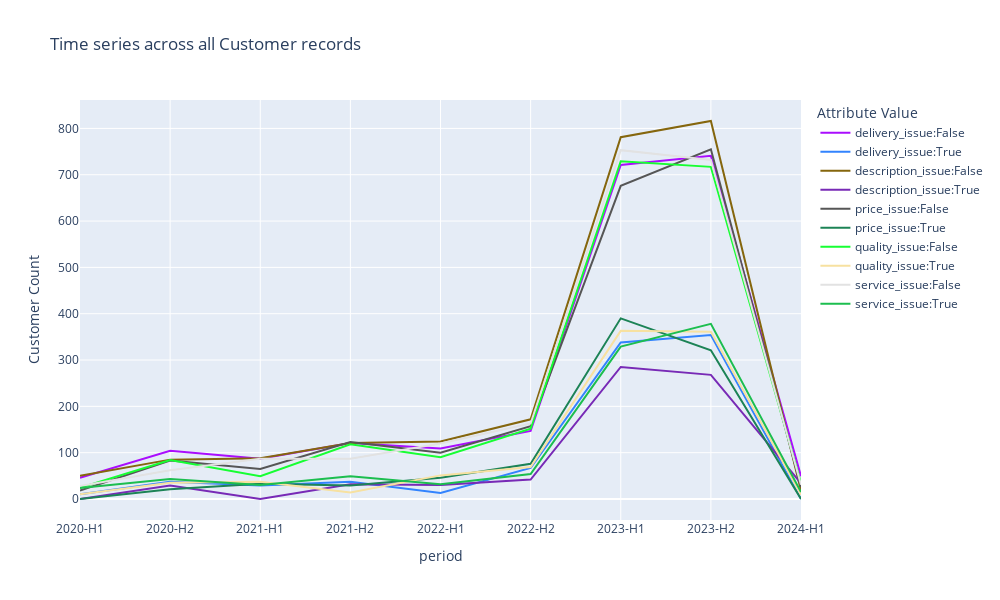

The cell this chart's notebook holds for it:
### Code cell
# Create example time series line chart
line_chart, line_chart_df = acd.get_line_chart_fig(
    selection=[],  # Prefilter the dataset by adding attribute values here
    series_attributes=[
        "quality_issue",
        "price_issue",
        "service_issue",
        "delivery_issue",
        "description_issue",
    ],
    time_attribute="period",
    unit="Customer",
    width=1000,
    height=600,
    scheme=color_schemes["Alphabet"],
)
line_chart.show()

### Figure 1 — Plotly figure (JSON) as saved in the notebook; plotly's stock layout.template omitted (floating-point values rounded to 4 significant figures)
{"data": [{"hovertemplate": "Attribute Value=delivery_issue:False<br>period=%{x}<br>Count=%{y}<extra></extra>", "legendgroup": "delivery_issue:False", "line": {"color": "#AA0DFE", "dash": "solid"}, "marker": {"symbol": "circle"}, "mode": "lines", "name": "delivery_issue:False", "orientation": "v", "showlegend": true, "type": "scatter", "x": ["2020-H1", "2020-H2", "2021-H1", "2021-H2", "2022-H1", "2022-H2", "2023-H1", "2023-H2", "2024-H1"], "xaxis": "x", "y": [46, 104, 87, 121, 109, 147, 721, 741, 49], "yaxis": "y"}, {"hovertemplate": "Attribute Value=delivery_issue:True<br>period=%{x}<br>Count=%{y}<extra></extra>", "legendgroup": "delivery_issue:True", "line": {"color": "#3283FE", "dash": "solid"}, "marker": {"symbol": "circle"}, "mode": "lines", "name": "delivery_issue:True", "orientation": "v", "showlegend": true, "type": "scatter", "x": ["2020-H1", "2020-H2", "2021-H1", "2021-H2", "2022-H1", "2022-H2", "2023-H1", "2023-H2", "2024-H1"], "xaxis": "x", "y": [10, 37, 29, 37, 13, 67, 338, 354, 0], "yaxis": "y"}, {"hovertemplate": "Attribute Value=description_issue:False<br>period=%{x}<br>Count=%{y}<extra></extra>", "legendgroup": "description_issue:False", "line": {"color": "#85660D", "dash": "solid"}, "marker": {"symbol": "circle"}, "mode": "lines", "name": "description_issue:False", "orientation": "v", "showlegend": true, "type": "scatter", "x": ["2020-H1", "2020-H2", "2021-H1", "2021-H2", "2022-H1", "2022-H2", "2023-H1", "2023-H2", "2024-H1"], "xaxis": "x", "y": [50, 85, 88, 121, 124, 172, 781, 816, 18], "yaxis": "y"}, {"hovertemplate": "Attribute Value=description_issue:True<br>period=%{x}<br>Count=%{y}<extra></extra>", "legendgroup": "description_issue:True", "line": {"color": "#782AB6", "dash": "solid"}, "marker": {"symbol": "circle"}, "mode": "lines", "name": "description_issue:True", "orientation": "v", "showlegend": true, "type": "scatter", "x": ["2020-H1", "2020-H2", "2021-H1", "2021-H2", "2022-H1", "2022-H2", "2023-H1", "2023-H2", "2024-H1"], "xaxis": "x", "y": [0, 29, 0, 32, 30, 42, 285, 268, 34], "yaxis": "y"}, {"hovertemplate": "Attribute Value=price_issue:False<br>period=%{x}<br>Count=%{y}<extra></extra>", "legendgroup": "price_issue:False", "line": {"color": "#565656", "dash": "solid"}, "marker": {"symbol": "circle"}, "mode": "lines", "name": "price_issue:False", "orientation": "v", "showlegend": true, "type": "scatter", "x": ["2020-H1", "2020-H2", "2021-H1", "2021-H2", "2022-H1", "2022-H2", "2023-H1", "2023-H2", "2024-H1"], "xaxis": "x", "y": [18, 83, 65, 123, 100, 157, 676, 755, 26], "yaxis": "y"}, {"hovertemplate": "Attribute Value=price_issue:True<br>period=%{x}<br>Count=%{y}<extra></extra>", "legendgroup": "price_issue:True", "line": {"color": "#1C8356", "dash": "solid"}, "marker": {"symbol": "circle"}, "mode": "lines", "name": "price_issue:True", "orientation": "v", "showlegend": true, "type": "scatter", "x": ["2020-H1", "2020-H2", "2021-H1", "2021-H2", "2022-H1", "2022-H2", "2023-H1", "2023-H2", "2024-H1"], "xaxis": "x", "y": [0, 21, 33, 29, 46, 76, 390, 321, 0], "yaxis": "y"}, {"hovertemplate": "Attribute Value=quality_issue:False<br>period=%{x}<br>Count=%{y}<extra></extra>", "legendgroup": "quality_issue:False", "line": {"color": "#16FF32", "dash": "solid"}, "marker": {"symbol": "circle"}, "mode": "lines", "name": "quality_issue:False", "orientation": "v", "showlegend": true, "type": "scatter", "x": ["2020-H1", "2020-H2", "2021-H1", "2021-H2", "2022-H1", "2022-H2", "2023-H1", "2023-H2", "2024-H1"], "xaxis": "x", "y": [24, 84, 49, 118, 90, 152, 729, 717, 34], "yaxis": "y"}, {"hovertemplate": "Attribute Value=quality_issue:True<br>period=%{x}<br>Count=%{y}<extra></extra>", "legendgroup": "quality_issue:True", "line": {"color": "#F7E1A0", "dash": "solid"}, "marker": {"symbol": "circle"}, "mode": "lines", "name": "quality_issue:True", "orientation": "v", "showlegend": true, "type": "scatter", "x": ["2020-H1", "2020-H2", "2021-H1", "2021-H2", "2022-H1", "2022-H2", "2023-H1", "2023-H2", "2024-H1"], "xaxis": "x", "y": [10, 35, 37, 14, 51, 69, 363, 361, 9], "yaxis": "y"}, {"hovertemplate": "Attribute Value=service_issue:False<br>period=%{x}<br>Count=%{y}<extra></extra>", "legendgroup": "service_issue:False", "line": {"color": "#E2E2E2", "dash": "solid"}, "marker": {"symbol": "circle"}, "mode": "lines", "name": "service_issue:False", "orientation": "v", "showlegend": true, "type": "scatter", "x": ["2020-H1", "2020-H2", "2021-H1", "2021-H2", "2022-H1", "2022-H2", "2023-H1", "2023-H2", "2024-H1"], "xaxis": "x", "y": [28, 62, 87, 87, 120, 163, 753, 732, 31], "yaxis": "y"}, {"hovertemplate": "Attribute Value=service_issue:True<br>period=%{x}<br>Count=%{y}<extra></extra>", "legendgroup": "service_issue:True", "line": {"color": "#1CBE4F", "dash": "solid"}, "marker": {"symbol": "circle"}, "mode": "lines", "name": "service_issue:True", "orientation": "v", "showlegend": true, "type": "scatter", "x": ["2020-H1", "2020-H2", "2021-H1", "2021-H2", "2022-H1", "2022-H2", "2023-H1", "2023-H2", "2024-H1"], "xaxis": "x", "y": [24, 43, 30, 49, 32, 54, 329, 378, 15], "yaxis": "y"}], "layout": {"height": 600, "legend": {"title": {"text": "Attribute Value"}, "tracegroupgap": 0}, "title": {"text": "Time series across all Customer records"}, "width": 1000, "xaxis": {"anchor": "y", "domain": [0, 1], "title": {"text": "period"}}, "yaxis": {"anchor": "x", "domain": [0, 1], "title": {"text": "Customer Count"}}}}
